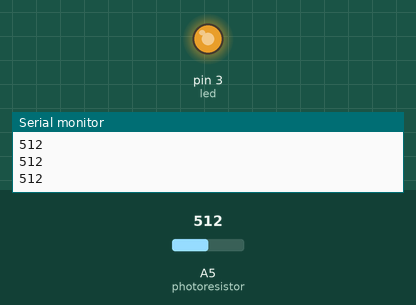
Recording of a sketch running on a simulated Arduino Uno, built with avr-gcc and run on an emulated ATmega328P. On the bench: output pins drawn as LEDs (lit = HIGH), the last lines printed to the serial monitor. The test bench sets the inputs (shaded band); at power-on: A5 (photoresistor) = 512.

Above: at 1.2 s.
1.3 s: A5 (photoresistor) set to 716
At 1.6 s:
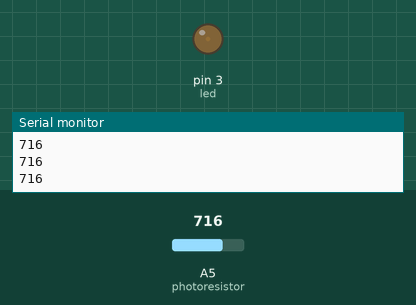
2.8 s: A5 (photoresistor) set to 900
At 4.0 s:
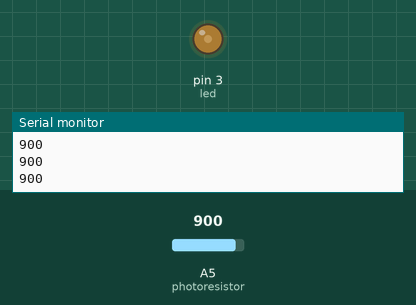
4.3 s: A5 (photoresistor) set to 306
At 5.1 s:
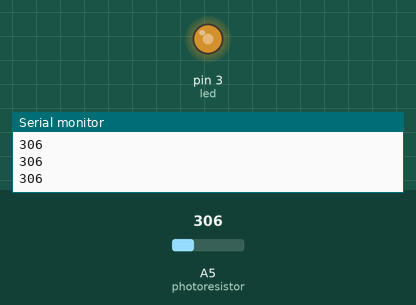
5.8 s: A5 (photoresistor) set to 0
At 6.3 s:
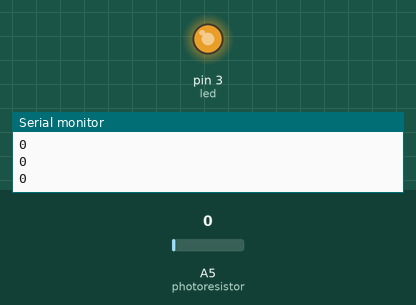
Timing chart, 0 to 8.3 s (numbered marks = the images above; inputs shaded):
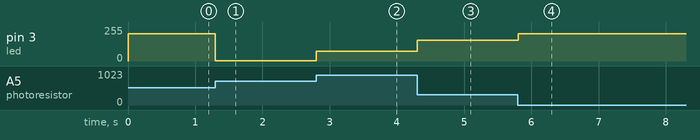

The sketch:

z44_reverse_the_sun1.ino
```cpp
int photoresistor = A5, led = 3;

void setup()
{
  Serial.begin(9600);
  pinMode(led, OUTPUT);
}

void loop()
{
  Serial.println(analogRead(photoresistor));

  analogWrite(led, 974 - analogRead(photoresistor));
}
```

Measured:
- after the input at 1.3 s, pin 3 (led): 206/255 → 2/255 at once
- after the input at 2.8 s, pin 3 (led): 2/255 → 74/255 at once
- after the input at 4.3 s, pin 3 (led): 74/255 → 156/255 at once
- after the input at 5.8 s, pin 3 (led): 156/255 → 206/255 at once
